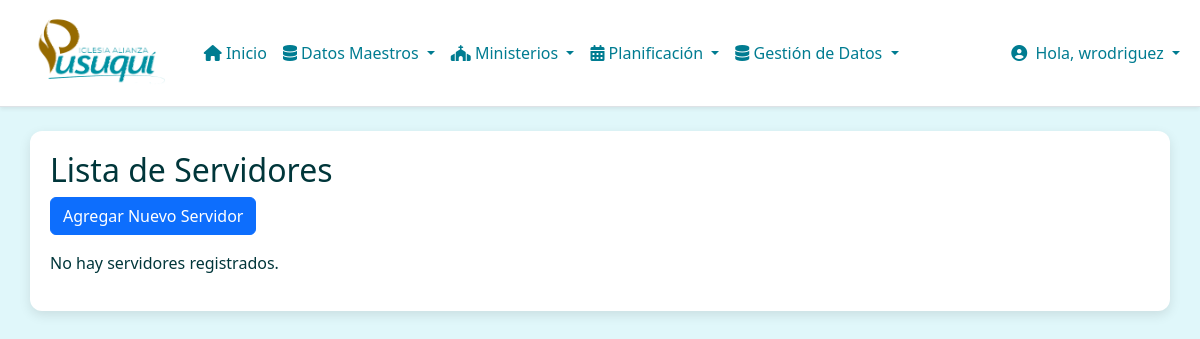
/anfitriones/servers/ (signed in), run on an earlier commit of the app's database.
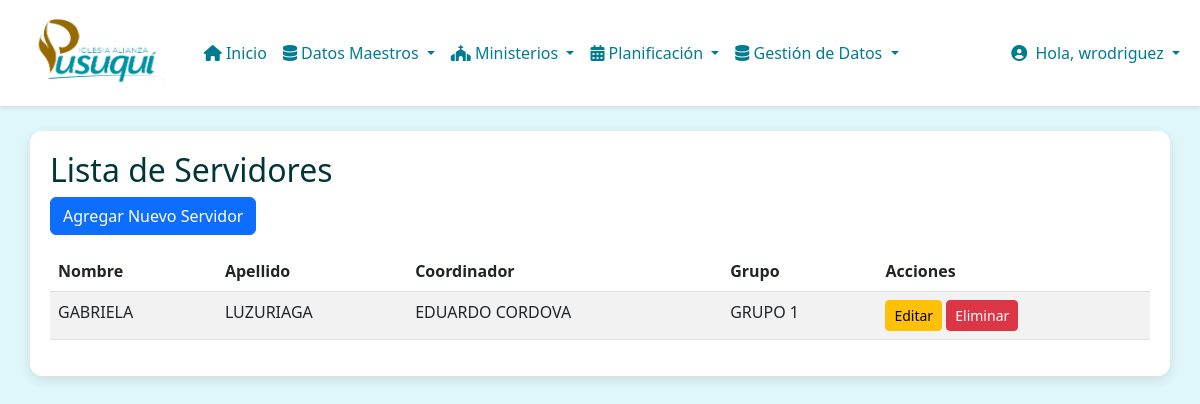
And on a later commit of the database.
### anfitriones/models.py (models this page shows, shortened)
class Server(models.Model):
    name = models.CharField(max_length=128)
    surname = models.CharField(max_length=128)
    coordinator = models.ForeignKey(Coordinator, on_delete=models.PROTECT)
    group = models.ForeignKey(Group, on_delete=models.PROTECT)
    class Meta:
        unique_together = ('name', 'surname')

class Coordinator(models.Model):
    name = models.CharField(max_length=128)
    surname = models.CharField(max_length=128)
    def __str__(self):
        return f"{self.name} {self.surname}"
    class Meta:
        unique_together = ('name', 'surname')

class Group(models.Model):
    name = models.CharField(max_length=16, unique=True)
    description = models.CharField(max_length=64)
    def __str__(self):
        return self.name

### anfitriones/views.py (the view)
# urls.py: path('servers/', views.ServerListView.as_view(), name='server_list'),
class ServerListView(LoginRequiredMixin,ListView):
    model = Server
    template_name = 'anfitriones/server_list.html'
    context_object_name = 'servers'

### iap/context_processors.py (called while the page is built, shortened)
def user_app_permissions(request):
    user = request.user
    if not user.is_authenticated:
        return {}
    app_perms = {
        'can_access_cunakids': False,
        'can_access_academia': False,
        'can_access_alabanza': False,
        'can_access_anfitriones': False,
        'can_access_discipulado': False,
        'can_access_encuentros': False,
        'can_access_jap': False,
        'can_access_multimedia': False,
        'can_access_pusukids': False,
    }
    if user.is_superuser:
        for key in app_perms:
            app_perms[key] = True
    return {'app_perms': app_perms}

### anfitriones/templates/anfitriones/Server_list.html (shortened to what this page needs)
{% extends "base.html" %}
{% block body %}
<h2>Lista de Servidores</h2>
<a href="{% url 'anfitriones:server_create' %}" class="btn btn-primary mb-3">Agregar Nuevo Servidor</a>
{% if servers %}
    <table class="table table-striped">
        <thead>
            <tr>
                <th>Nombre</th>
                <th>Apellido</th>
                <th>Coordinador</th>
                <th>Grupo</th>
                <th>Acciones</th>
            </tr>
        </thead>
        <tbody>
            {% for server in servers %}
            <tr>
                <td>{{ server.name }}</td>
                <td>{{ server.surname }}</td>
                <td>{{ server.coordinator }}</td>
                <td>{{ server.group }}</td>
                <td>
                    <a href="{% url 'anfitriones:server_update' server.pk %}" class="btn btn-sm btn-warning">Editar</a>
                    <a href="{% url 'anfitriones:server_delete' server.pk %}" class="btn btn-sm btn-danger">Eliminar</a>
                </td>
            </tr>
            {% endfor %}
        </tbody>
    </table>
{% else %}
    <p>No hay servidores registrados.</p>
{% endif %}
{% endblock %}

### templates/base.html (shortened to what this page needs)
{% load static %}
<!DOCTYPE html>
<html lang="es">
  <head>
    <link
      rel="stylesheet"
      href="https://cdn.jsdelivr.net/npm/bootstrap@5.3.0/dist/css/bootstrap.min.css"
    />
    <link
      rel="stylesheet"
      href="https://cdnjs.cloudflare.com/ajax/libs/font-awesome/6.4.0/css/all.min.css"
    />
    <link rel="stylesheet" href="{% static 'css/style.css' %}" />
  </head>
  <body>
    <nav
      class="navbar navbar-expand-lg navbar-light bg-white border-bottom shadow-sm"
    >
      <div class="container-fluid">
        <a
          class="navbar-brand d-flex align-items-center"
          href="{% url 'home' %}"
        >
          <img
            src="{% static 'img/logo1.png' %}"
            alt="Logo Pusuqui"
            style="height: 80px; padding-left: 16px"
            class="me-2"
          />
        </a>
        <div class="collapse navbar-collapse" id="menuPrincipal">
          <ul class="navbar-nav me-auto mb-2 mb-lg-0">
            <li class="nav-item">
              <a class="nav-link" href="{% url 'home' %}">
                <i class="fas fa-home"></i> Inicio
              </a>
            </li>
            {% if user.is_superuser or not user.teacher %}
            <li class="nav-item dropdown">
              <a
                class="nav-link dropdown-toggle"
                href="#"
                id="dropdownDatosMaestros"
                role="button"
                data-bs-toggle="dropdown"
                aria-expanded="false"
              >
                <i class="fas fa-database"></i> Datos Maestros
              </a>
            </li>
            <li class="nav-item dropdown">
              <a
                class="nav-link dropdown-toggle"
                href="#"
                id="dropdownMinisterios"
                role="button"
                data-bs-toggle="dropdown"
                aria-expanded="false"
              >
                <i class="fas fa-church"></i> Ministerios
              </a>
            </li>
            <li class="nav-item dropdown">
              <a
                class="nav-link dropdown-toggle"
                href="#"
                id="dropdownPlanificacion"
                role="button"
                data-bs-toggle="dropdown"
                aria-expanded="false"
              >
                <i class="fas fa-calendar-alt"></i> Planificación
              </a>
            </li>
            <li class="nav-item dropdown">
              <a
                class="nav-link dropdown-toggle"
                href="#"
                id="dropdownGestionDatos"
                role="button"
                data-bs-toggle="dropdown"
                aria-expanded="false"
              >
                <i class="fas fa-database"></i> Gestión de Datos
              </a>
            </li>
            {% endif %}
          </ul>
          <ul class="navbar-nav ms-auto mb-2 mb-lg-0">
            {% if user.is_authenticated %}
            <li class="nav-item dropdown">
              <a class="nav-link dropdown-toggle" href="#" id="navbarUserDropdown" role="button" data-bs-toggle="dropdown" aria-expanded="false">
                <i class="fas fa-user-circle me-1"></i> Hola, {{ user.username }}
              </a>
            </li>
            {% else %}
            <li class="nav-item">
              <a class="nav-link" href="{% url 'account:login' %}">
                <i class="fas fa-sign-in-alt me-1"></i> Iniciar Sesión
              </a>
            </li>
            {% endif %}
          </ul>
        </div>
      </div>
    </nav>
    <div class="container mt-4">
      {% block body %} {% endblock %}
    </div>
  </body>
</html>

### static/css/style.css (style rules this page uses)
:root { --bs-primary: #00363A; --bs-primary-rgb: 0, 54, 58; }
body { background-color: #e0f7fa; color: #00363a; font-family: 'Segoe UI', Tahoma, Geneva, Verdana, sans-serif; }
.navbar { background-color: #ffffff !important; border-bottom: 2px solid #00acc1; box-shadow: 0 2px 10px rgba(0,0,0,0.1); }
.navbar-brand img { transition: transform 0.3s ease; }
.navbar .nav-link { color: #007c91 !important; font-weight: 500; }
.container { background-color: #ffffff; border-radius: 12px; padding: 20px; box-shadow: 0 4px 12px rgba(0, 0, 0, 0.1); }

What changed in the data, as far as the page shows it:
added Server: name "GABRIELA", surname "LUZURIAGA", coordinator "EDUARDO CORDOVA", group "GRUPO 1"
Also different on the page:
text no longer shown: "No hay servidores registrados."
text now shown: "Nombre Apellido Coordinador Grupo Acciones"
